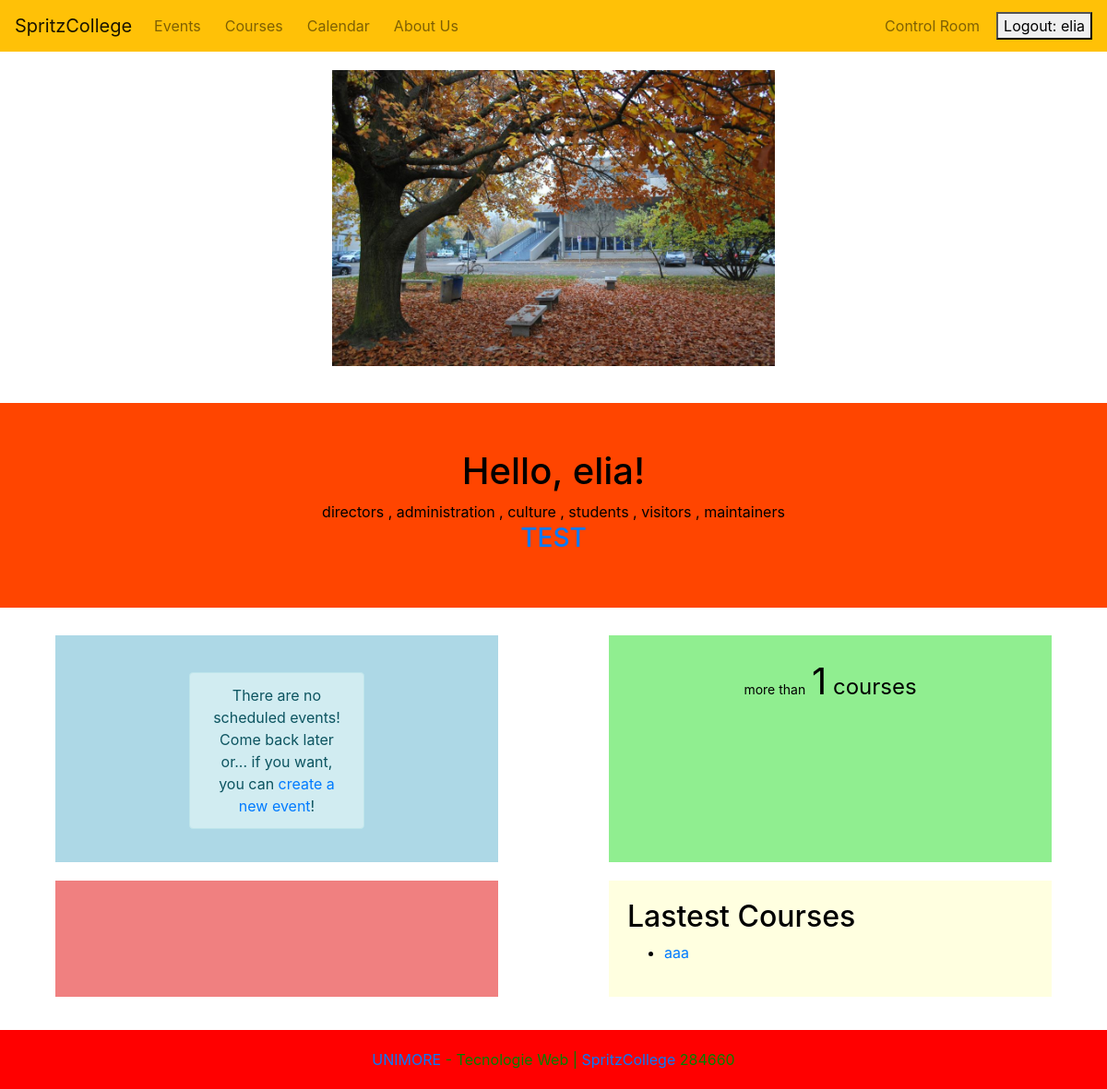
The page / (signed in) on the database as committed earlier.
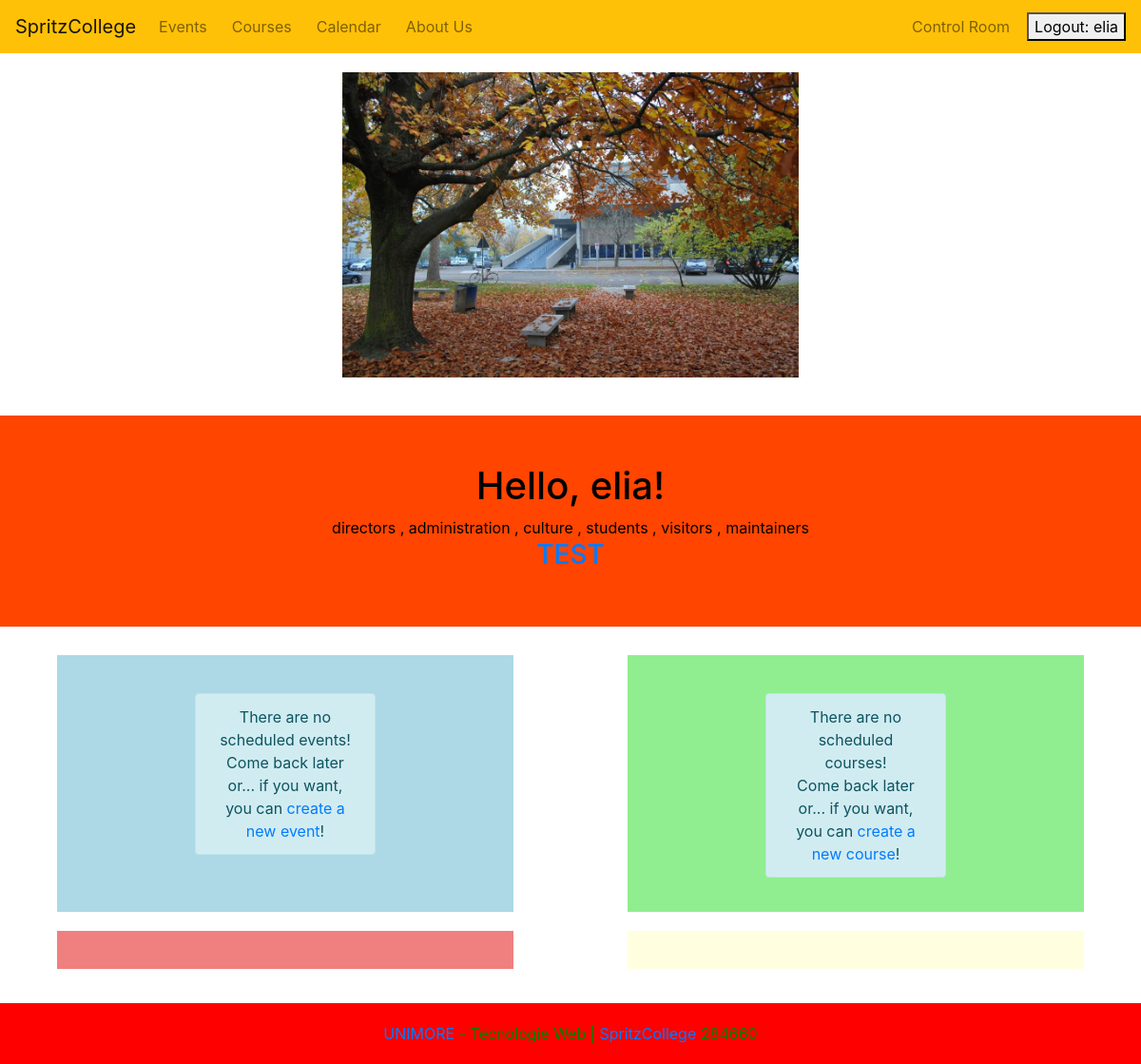
The same page on the database as committed later.
### Activities/models.py (models this page shows, shortened)
class Course(models.Model):
    CATEGORY_CHOICES = [
        ('ANY', 'uncategorized'),
        ('TCH', 'tech course'),
        ('LTR', 'literature course'),
        ('LAN', 'language course'),
        ('HND', 'craftsman course'),
        ('ART', 'art course'),
    ]
    name = models.CharField(max_length=100)
    description = models.TextField(max_length=250)
    start_date = models.DateField()
    end_date = models.DateField()
    recurrence_day = models.CharField(max_length=20)
    time = models.TimeField()
    image = models.ImageField(default='default_course.jpeg')
    category = models.CharField(
        max_length=50, choices=CATEGORY_CHOICES, default='ANY')

### SpritzCollege/views.py (the view)
# urls.py: re_path(r"^$|^\/$|^home\/$", go_home, name="home"),
def go_home (request):
    today = date.today()
    latest_courses = Course.objects.filter(end_date__gte=today).order_by('-end_date')[:5]
    ctx = {"title":"Home", "events_list": Event.objects.all(), "courses_list": Course.objects.all(), "latest_events": Event.objects.order_by('date')[:5], "latest_courses": latest_courses}
    return render(request, template_name="index.html", context=ctx)

### Profiles/templatetags/filter.py (called while the page is built)
@register.filter(name='has_group')
def has_group(user, group_name):
    if user.is_superuser:
        return True
    group = Group.objects.get(name=group_name)
    return True if group in user.groups.all() else False

### templates/index.html (shortened to what this page needs)
{% extends 'base.html' %}
{% load filter %}
{% block content %}
{% load static %}
<div style="display: flex; justify-content: center; padding: 20px 0;">
    <img src="{% static 'home1.jpeg' %}" alt="iH_homepage" style="width: 40%; height: auto;">
</div>
<div style="margin-top: 20px; background-color: orangered; padding: 50px; margin-bottom: 30px;;">
    <center>
        {% if user.is_authenticated %}
        <h1>Hello, {{ user.username }}!</h1>
        {% if request.user.is_superuser %}
        <h3>Welcome back, superman! <a href="/admin"> war room?</a></h3>
        {% else %}
        {% if request.user.groups.exists %}
        {% for group in request.user.groups.all %}
        {% if not forloop.first %}, {% endif %}
        {{ group.name }}
        {% endfor %}
        {% else %}
        <p>No groups detected</p>
        {% endif %}
        {% endif %}
        {% else %}
        <h1>Welcome at SpritzCollege!</h1>
        <h3> <a href="{% url 'about_us' %}">Read about us</a>, otherwise watch our program!</h3>
        {% endif %}
        <h3> <a href="{% url 'about_us' %}">TEST</a></h3>
    </center>
</div>
<div style=" top: 50%; left:50%; bottom: 50;">
    <div style="display: flex; justify-content: space-around;">
        <div style="width: 40%; background-color: lightblue; padding: 20px;">
            {% if events_list.count > 0 %}
            <div style="font-size: 24px; text-align: center;">
                <span style="font-size: 14px;">more than</span>
                <span style="font-size: 40px;">{{ events_list.count }}</span>
                <span style="font-size: 24px;">events</span>
            </div>
            {% else %}
            {% if request.user|has_group:"culture" %}
            <div class="col-md-6" style="margin: 20px auto 0;">
                <div class="alert alert-info" role="alert" style="align-items: center; text-align: center;">
                    There are no scheduled events! <br> Come back later or... if you want, you can <a
                        href="{% url 'new_event' %}">create a new event</a>!
                </div>
            </div>
            {% endif %}
            {% endif %}
        </div>
        <div style="width: 40%; background-color: lightgreen; padding: 20px;">
            {% if courses_list.count > 0 %}
            <div style="font-size: 24px; text-align: center;">
                <span style="font-size: 14px;">more than</span>
                <span style="font-size: 40px;">{{ courses_list.count }}</span>
                <span style="font-size: 24px;">courses</span>
            </div>
            {% else %}
            {% if request.user|has_group:"culture" %}
            <div class="col-md-6" style="margin: 20px auto 0;">
                <div class="alert alert-info" role="alert" style="align-items: center; text-align: center;">
                    There are no scheduled courses! <br> Come back later or... if you want, you can <a
                        href="{% url 'new_course' %}">create a new course</a>!
                </div>
            </div>
            {% endif %}
            {% endif %}
        </div>
    </div>
</div>
<div style="display: flex; justify-content: space-around; margin-top: 20px;">
    <div style="width: 40%; background-color: lightcoral; padding: 20px;">
    </div>
    <div style="width: 40%; background-color: lightyellow; padding: 20px;">
        {% if latest_courses.count > 0 %}
        <h2>Lastest Courses</h2>
        <ul>
            {% for course in latest_courses %}
            <li>
                <a href="{% url 'course_detail' course.id %}">{{ course.name }}</a>
            </li>
            {% endfor %}
            {% endif %}
        </ul>
    </div>
</div>
{% endblock %}

Rows that differ between the two databases and show on the page:
removed Course: name "aaa"
Other text that changed with them:
{{ courses_list.count }}: "1" → (not shown)
text no longer shown: "more than courses Lastest Courses"
text now shown: "There are no scheduled courses! Come back later or... if you want, you can create a new course !"
